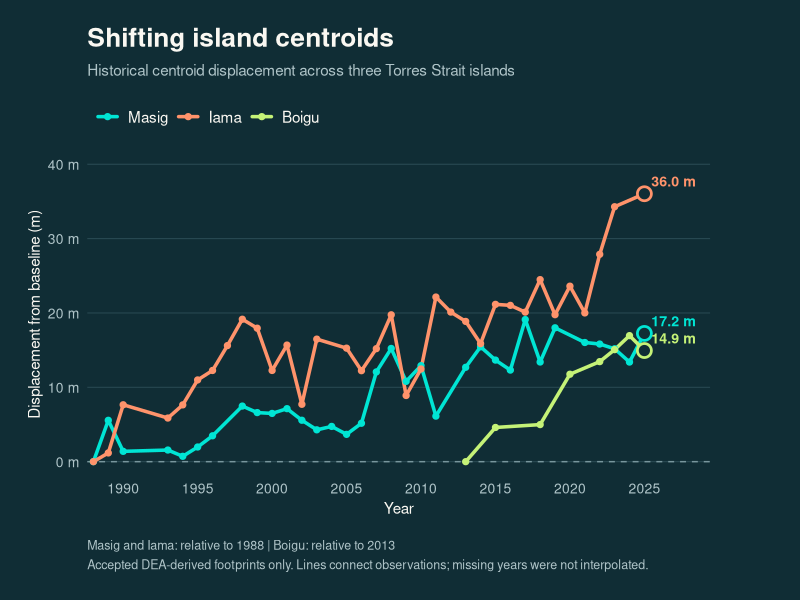

Write R code to recreate this figure.
# Historical centroid displacement in the Torres Strait
# Kendra Sturdee
#
# Compares displacement of reconstructed island centroids
# across Masig, Iama and Boigu using accepted DEA footprints.
# Displacement is measured relative to each island's baseline.
# Missing observations are not interpolated.

library(ggplot2)
library(dplyr)
library(readr)
library(here)

# Load processed morphology data

masig <- read_csv(
  here("data", "processed", "Masig_05_AnnualMorphology_Diagnostics.csv"),
  show_col_types = FALSE
)

iama <- read_csv(
  here("data", "processed", "Iama_04_AnnualMorphology_Diagnostics.csv"),
  show_col_types = FALSE
)

boigu <- read_csv(
  here("data", "processed", "Boigu_10_AnnualMorphology_2013_2025.csv"),
  show_col_types = FALSE
)

# Standardise centroid displacement measurements

prepare_centroid <- function(data, island, displacement_col) {
  
  if (!all(c("Year", displacement_col) %in% names(data))) {
    stop(
      "Required columns not identified for ", island,
      ". Available columns: ", paste(names(data), collapse = ", ")
    )
  }
  
  result <- data %>%
    transmute(
      Island = island,
      Year = as.integer(Year),
      Displacement_m = as.numeric(.data[[displacement_col]])
    ) %>%
    filter(!is.na(Year), !is.na(Displacement_m)) %>%
    arrange(Year)
  
  if (nrow(result) == 0 || anyDuplicated(result$Year)) {
    stop("Missing or duplicate annual observations for ", island)
  }
  
  if (any(!is.finite(result$Displacement_m)) ||
      any(result$Displacement_m < 0)) {
    stop("Invalid centroid displacement detected for ", island)
  }
  
  result
}

# Combine island records

centroid_data <- bind_rows(
  prepare_centroid(
    masig,
    "Masig",
    "CentroidDisplacementFrom1988_m"
  ),
  prepare_centroid(
    iama,
    "Iama",
    "CentroidDisp_1988_m"
  ),
  prepare_centroid(
    boigu,
    "Boigu",
    "CentroidDisp_2013_m"
  )
)

centroid_data$Island <- factor(
  centroid_data$Island,
  levels = c("Masig", "Iama", "Boigu")
)

# Verify observation counts and study periods

centroid_summary <- centroid_data %>%
  group_by(Island) %>%
  summarise(
    Observations = n(),
    Start_year = first(Year),
    End_year = last(Year),
    Final_displacement_m = last(Displacement_m),
    Maximum_displacement_m = max(Displacement_m),
    .groups = "drop"
  )

print(centroid_summary)

expected_years <- c(
  Masig = 1988,
  Iama = 1988,
  Boigu = 2013
)

expected_counts <- c(
  Masig = 33,
  Iama = 34,
  Boigu = 8
)

stopifnot(
  all(
    centroid_summary$Start_year ==
      expected_years[as.character(centroid_summary$Island)]
  ),
  all(centroid_summary$End_year == 2025),
  all(
    centroid_summary$Observations ==
      expected_counts[as.character(centroid_summary$Island)]
  )
)

# Verify baseline displacement

baseline_data <- centroid_data %>%
  group_by(Island) %>%
  slice_min(Year, n = 1, with_ties = FALSE) %>%
  ungroup()

stopifnot(
  all(abs(baseline_data$Displacement_m) < 1e-6)
)

# StoryMap colour palette

island_colours <- c(
  Masig = "#00E5D4",
  Iama = "#FF936B",
  Boigu = "#C5F277"
)

ocean <- "#102D35"
ivory <- "#FAF8F2"
muted <- "#AFC4C8"
grid_colour <- "#294A53"

# Identify final observations

endpoints <- centroid_data %>%
  group_by(Island) %>%
  slice_max(Year, n = 1, with_ties = FALSE) %>%
  ungroup() %>%
  mutate(
    EndpointLabel = sprintf("%.1f m", Displacement_m)
  )

# Create combined centroid displacement figure

centroid_plot <- ggplot(
  centroid_data,
  aes(
    x = Year,
    y = Displacement_m,
    colour = Island,
    group = Island
  )
) +
  geom_hline(
    yintercept = 0,
    colour = "#78969D",
    linewidth = 0.5,
    linetype = "dashed"
  ) +
  geom_line(
    linewidth = 1.2,
    lineend = "round"
  ) +
  geom_point(
    size = 1.8
  ) +
  geom_point(
    data = endpoints,
    shape = 21,
    size = 3.8,
    stroke = 1.4,
    fill = ocean,
    show.legend = FALSE
  ) +
  geom_text(
    data = endpoints,
    aes(label = EndpointLabel),
    hjust = -0.15,
    vjust = -0.65,
    fontface = "bold",
    size = 3.6,
    show.legend = FALSE
  ) +
  scale_colour_manual(
    values = island_colours
  ) +
  scale_x_continuous(
    breaks = seq(1990, 2025, 5),
    limits = c(1988, 2029),
    expand = expansion(mult = c(0.01, 0.01))
  ) +
  scale_y_continuous(
    labels = function(x) paste0(x, " m"),
    expand = expansion(mult = c(0.05, 0.15))
  ) +
  coord_cartesian(
    clip = "off"
  ) +
  labs(
    title = "Shifting island centroids",
    subtitle = "Historical centroid displacement across three Torres Strait islands",
    x = "Year",
    y = "Displacement from baseline (m)",
    colour = NULL,
    caption = paste(
      "Masig and Iama: relative to 1988 | Boigu: relative to 2013",
      "\nAccepted DEA-derived footprints only.",
      "Lines connect observations; missing years were not interpolated."
    )
  ) +
  theme_minimal(base_size = 12) +
  theme(
    plot.background = element_rect(
      fill = ocean,
      colour = NA
    ),
    panel.background = element_rect(
      fill = ocean,
      colour = NA
    ),
    plot.title = element_text(
      colour = ivory,
      face = "bold",
      size = 19,
      margin = margin(b = 8)
    ),
    plot.subtitle = element_text(
      colour = muted,
      size = 11,
      margin = margin(b = 12)
    ),
    axis.title = element_text(
      colour = ivory,
      size = 11
    ),
    axis.text = element_text(
      colour = muted,
      size = 10
    ),
    panel.grid.major.y = element_line(
      colour = grid_colour,
      linewidth = 0.35
    ),
    panel.grid.major.x = element_blank(),
    panel.grid.minor = element_blank(),
    axis.ticks = element_blank(),
    legend.position = "top",
    legend.justification = "left",
    legend.text = element_text(
      colour = ivory,
      size = 11
    ),
    legend.key = element_rect(
      fill = ocean,
      colour = NA
    ),
    legend.background = element_rect(
      fill = ocean,
      colour = NA
    ),
    plot.caption = element_text(
      colour = muted,
      size = 9,
      hjust = 0,
      lineheight = 1.3,
      margin = margin(t = 16)
    ),
    plot.margin = margin(20, 65, 20, 20)
  )

# Preview figure

print(centroid_plot)
